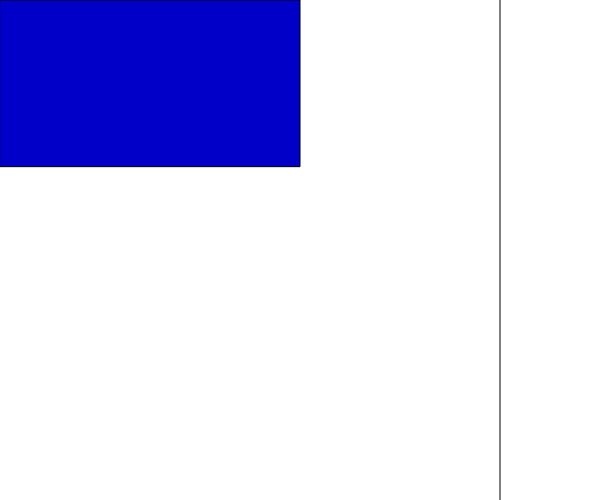
Frame 1 (no input)
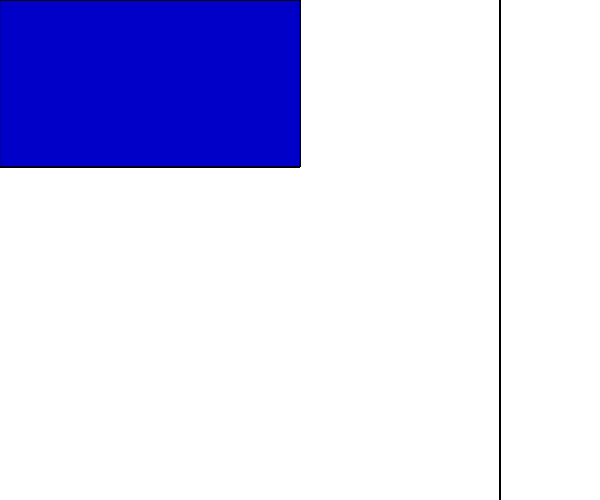
Frame 60 (no input)
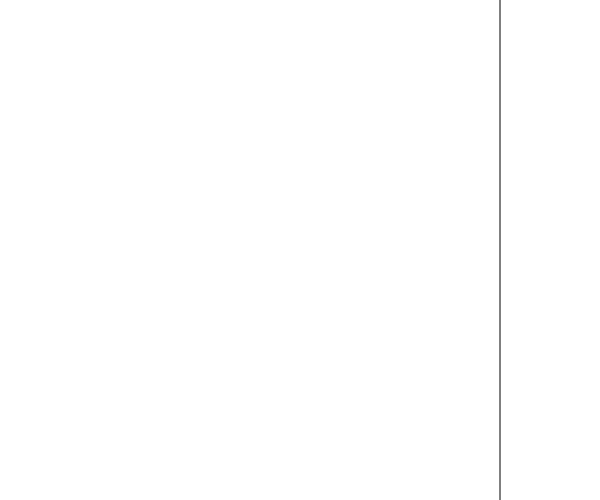
Frame 120 (the mouse pressed at the canvas centre since frame 60)

The p5.js sketch that drew these frames (run headless with seeded random() and noise() and a simulated clock; from frame 60 on, the mouse is pressed at the canvas centre):

// p5.js sketch
// ── sketch.js
/* William Young
Professor Caitlin Morris
27 Sep, 2016
First p5.js task: port processing app across. App lights up colors
in segments under cursor except for at x = 500. */

var height
var width
var border

function setup() {
	height = 500;
	width = 600;
	border = 10;

	createCanvas(width, height);
	background(255);
	
}

function draw() {
	
	if (mouseX < width/2 - border && mouseY < height/3 - border){
		fill(0, 0, 200)
		rect(0, 0, width/2, height/3)}
	else if 
		(mouseX < width/2 - border && mouseY > height/3 + border){
		fill(0, 200, 0)
		rect(0, height/3, width/2, height)}
	else if 
		(mouseX > width/2 + border && mouseX != 500){
		fill(200, 0, 0)
		rect(width/2, 0, width, height)}
	else
		{background(255);}
	line(height, 0, height, height)
  
}
